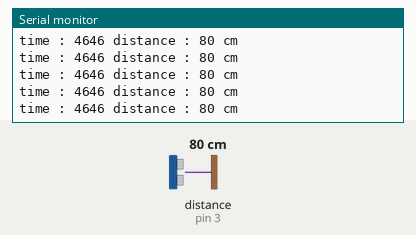
This sketch was run on a simulated Arduino Uno, built with avr-gcc and run on an emulated ATmega328P. Parts: the last lines printed to the serial monitor. Wiring (inferred from the names in the program): ultrasonic range finder: trigger pin 2; echo pin 3. Inputs (shaded band) come from the test bench; at power-on: distance to the obstacle (sensor on pin 3) 80 cm. The echo pulse lasts 58.3 µs per cm.

Above: at 1.2 s.
1.3 s: distance to the obstacle (sensor on pin 3) set to 120 cm
At 1.49 s:
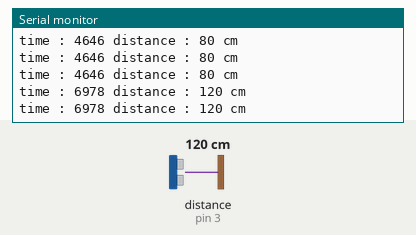
4.3 s: distance to the obstacle (sensor on pin 3) set to 35 cm
At 4.3 s:
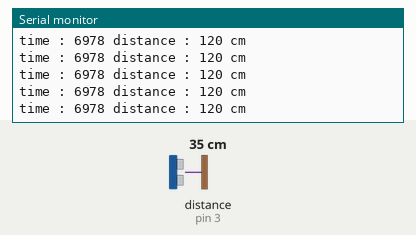
7.3 s: distance to the obstacle (sensor on pin 3) set to 250 cm
At 7.4 s:
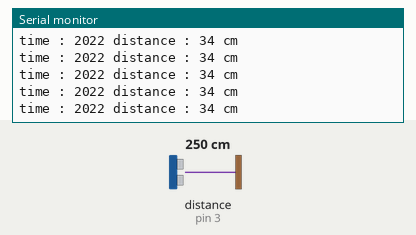
10.3 s: distance to the obstacle (sensor on pin 3) set to 35 cm
At 10.4 s:
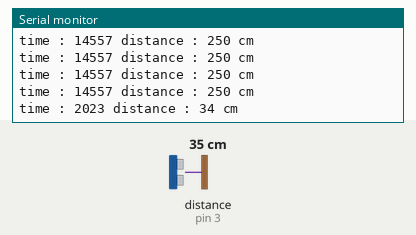
Timing chart, 0 to 13.3 s (numbered marks = the images above; inputs shaded):
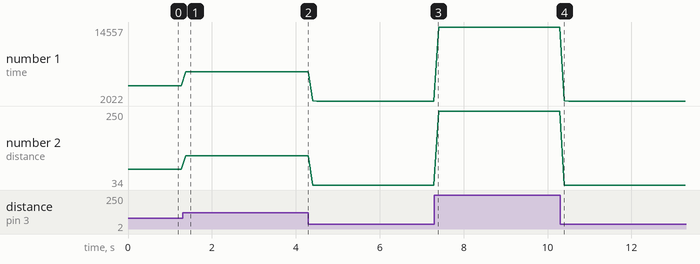

Measured:
- after the input at 1.3 s, the serial monitor: prints a new line after 0.08 s (image 1)
- after the input at 10.3 s, the serial monitor: prints a new line after 0.10 s (image 4)
- plotted number 1: 4646 → 6978 after the input at 1.3 s, 6978 → 2022 after the input at 4.3 s, 2022 → 14557 after the input at 7.3 s, 14557 → 2022 after the input at 10.3 s
- plotted number 2: 80 → 120 after the input at 1.3 s, 120 → 34 after the input at 4.3 s, 34 → 250 after the input at 7.3 s, 250 → 34 after the input at 10.3 s

The sketch:

src.ino
```cpp
int trig = 2;
int echo = 3;


int _time = 0;
int distance =0;

void setup() {
  // put your setup code here, to run once:
  Serial.begin(9600);
  pinMode(trig, OUTPUT);
  pinMode(echo , INPUT);

}

void loop() {
  // put your main code here, to run repeatedly:
  digitalWrite(trig, HIGH);
  delayMicroseconds(10);
  digitalWrite(trig,LOW);

  _time = pulseIn(echo, HIGH);
  distance = _time/58;

  Serial.print("time : ");
  Serial.print(_time);
  Serial.print(" distance : ");
  Serial.print(distance);
  Serial.println(" cm");
  delay(100);

}
```
